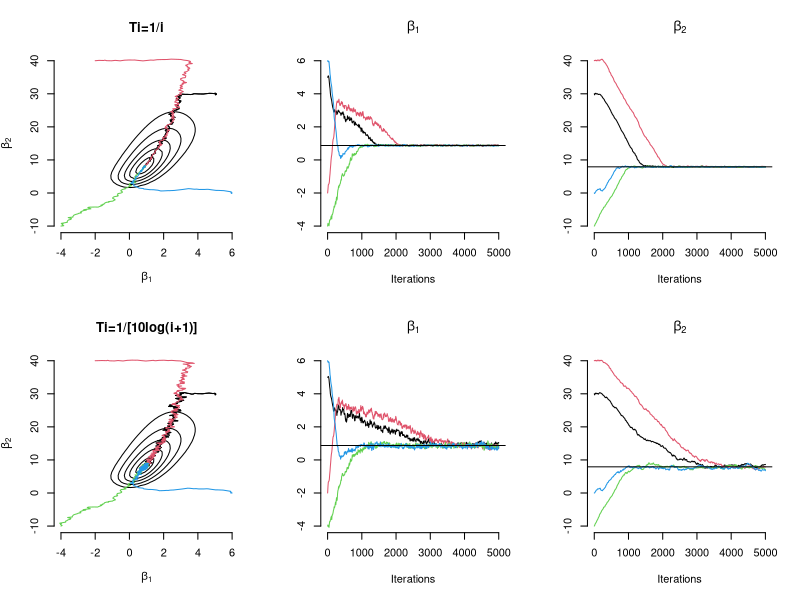
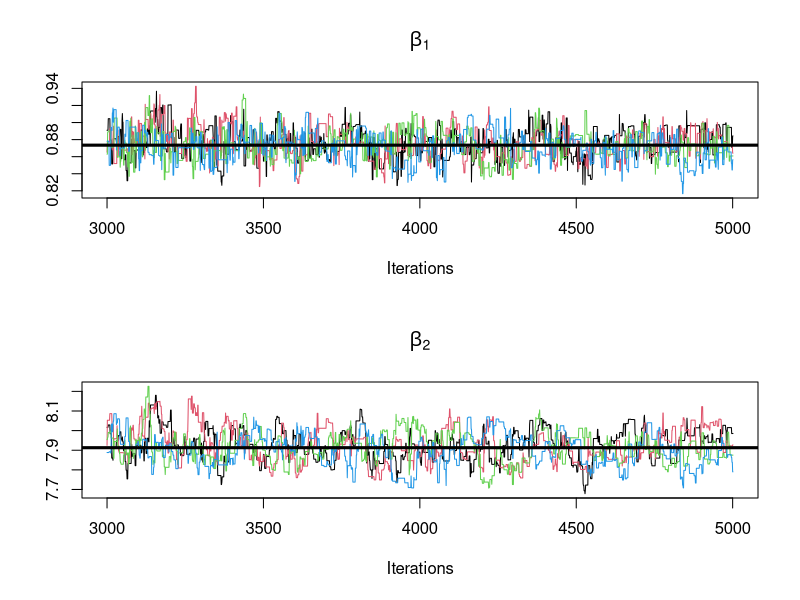

These figures' R source, in order:
############################################################################################
#
# Simulated annealing 
#
############################################################################################
#
# HEDIBERT FREITAS LOPES
# Associate Professor of Econometrics and Statistics
# The University of Chicago Booth School of Business
# 5807 South Woodlawn Avenue
# Chicago, Illinois, 60637
# Email : hlopes@ChicagoBooth.edu
# URL: http://faculty.chicagobooth.edu/hedibert.lopes
#
############################################################################################
ti    = function(a,b,x){1/(1+exp(-a-b*x))}
like  =  function(k,n,y,a,b,x){sum(y*log(ti(a,b,x)))+sum((n-y)*log(1-ti(a,b,x)))}
like1 = function(theta){-like(k,n,y,theta[1],theta[2],x)}
x     = c(-0.863,-0.296,-0.053,0.727)
n     = c(5,5,5,5)
y     = c(0,1,3,5)
N1    =  50
N2    =  50
as    =  seq(-4,6,length=N1)
bs    =  seq(-10,40,length=N2)
lv    =  matrix(0,N1,N2)
for (i in 1:N1)  
  for (j in 1:N2)
    lv[i,j]  =  like(k,n,y,as[i],bs[j],x)

theta=c(5,30);  mle1  = nlm(like1,theta)
theta=c(-2,40); mle2  = nlm(like1,theta)
theta=c(-4,-10);mle3  = nlm(like1,theta)
theta=c(6,0);   mle4  = nlm(like1,theta)
rbind(c(mle1$estimate,mle1$iterations),c(mle2$estimate,mle2$iterations),
      c(mle3$estimate,mle3$iterations),c(mle4$estimate,mle4$iterations))

# Simulated Annealing
# -------------------
set.seed(923749)
thetas = matrix(c(5,-2,-4,6,30,40,-10,0),4,2)
M      =  5000
ths1   = array(0,c(4,M+1,2))
for (j in 1:4){
  thold  =  thetas[j,]
  ths    =  thold
  for (i in 1:M){
    Ti      =  1/i
    thnew   =  rnorm(2,thold,0.05)
    accept  =  min(1,exp((like(k,n,y,thnew[1],thnew[2],x)-
                         like(k,n,y,thold[1],thold[2],x))/Ti))
    if (runif(1)<accept){
      thold  =  thnew
    }
    ths = rbind(ths,thold)
  }
  ths1[j,,] = ths
}
thetas1 = ths1

set.seed(923749)
thetas = matrix(c(5,-2,-4,6,30,40,-10,0),4,2)
M      =  5000
ths1   = array(0,c(4,M+1,2))
for (j in 1:4){
  thold  =  thetas[j,]
  ths    =  thold
  for (i in 1:M){
    Ti      =  1/(10*log(1+i))
    thnew   =  rnorm(2,thold,0.05)
    accept  =  min(1,exp((like(k,n,y,thnew[1],thnew[2],x)-
                         like(k,n,y,thold[1],thold[2],x))/Ti))
    if (runif(1)<accept){
      thold  =  thnew
    }
    ths = rbind(ths,thold)
  }
  ths1[j,,] = ths
}
thetas2 = ths1


levels = c(2e-4,6e-4,0.0012,0.0018,0.0024)
ind = seq(1,M+1,by=10)
pdf(file="annealing.pdf",width=12,heigh=8)
par(mfrow=c(2,3))
plot(thetas1[1,ind,],xlab=expression(beta[1]),ylab=expression(beta[2]),main="Ti=1/i",xlim=range(as),ylim=range(bs),type="l",axes=F)
axis(1)
axis(2)
contour(as,bs,exp(lv),nlevels=5,levels=levels,drawlabels=F,add=T)
for (i in 1:4)
  lines(thetas1[i,ind,],col=i)
plot(ind,thetas1[1,ind,1],xlab="Iterations",ylab="",main=expression(beta[1]),type="l",ylim=range(as),axes=F)
axis(1)
axis(2)
for (i in 2:4)
  lines(ind,thetas1[i,ind,1],col=i)
abline(h=0.8734387)
plot(ind,thetas1[1,ind,2],xlab="Iterations",ylab="",main=expression(beta[2]),type="l",ylim=range(bs),axes=F)
axis(1)
axis(2)
for (i in 2:4)
  lines(ind,thetas1[i,ind,2],col=i)
abline(h=7.912780)

plot(thetas2[1,ind,],xlab=expression(beta[1]),ylab=expression(beta[2]),
     main="Ti=1/[10log(i+1)]",xlim=range(as),ylim=range(bs),type="l",axes=F)
axis(1)
axis(2)
contour(as,bs,exp(lv),nlevels=5,levels=levels,drawlabels=F,add=T)
for (i in 1:4)
  lines(thetas2[i,ind,],col=i)
plot(ind,thetas2[1,ind,1],xlab="Iterations",ylab="",main=expression(beta[1]),type="l",ylim=range(as),axes=F)
axis(1)
axis(2)
for (i in 2:4)
  lines(ind,thetas2[i,ind,1],col=i)
abline(h=0.8734387)
plot(ind,thetas2[1,ind,2],xlab="Iterations",ylab="",main=expression(beta[2]),type="l",ylim=range(bs),axes=F)
axis(1)
axis(2)
for (i in 2:4)
  lines(ind,thetas2[i,ind,2],col=i)
abline(h=7.912780)
dev.off()

pdf(file="annealing1.pdf",width=8,height=8)
par(mfrow=c(2,1))
plot(3000:5001,thetas1[1,3000:5001,1],xlab="Iterations",ylab="",main=expression(beta[1]),type="l",ylim=range(thetas1[,3000:5001,1]))
for (i in 2:4) lines(3000:5001,thetas1[i,3000:5001,1],col=i)
abline(h=mle1$estimate[1],col=1,lwd=3)
plot(3000:5001,thetas1[1,3000:5001,2],xlab="Iterations",ylab="",main=expression(beta[2]),type="l",ylim=range(thetas1[,3000:5001,2]))
for (i in 2:4) lines(3000:5001,thetas1[i,3000:5001,2],col=i)
abline(h=mle1$estimate[2],col=1,lwd=3)
dev.off()
